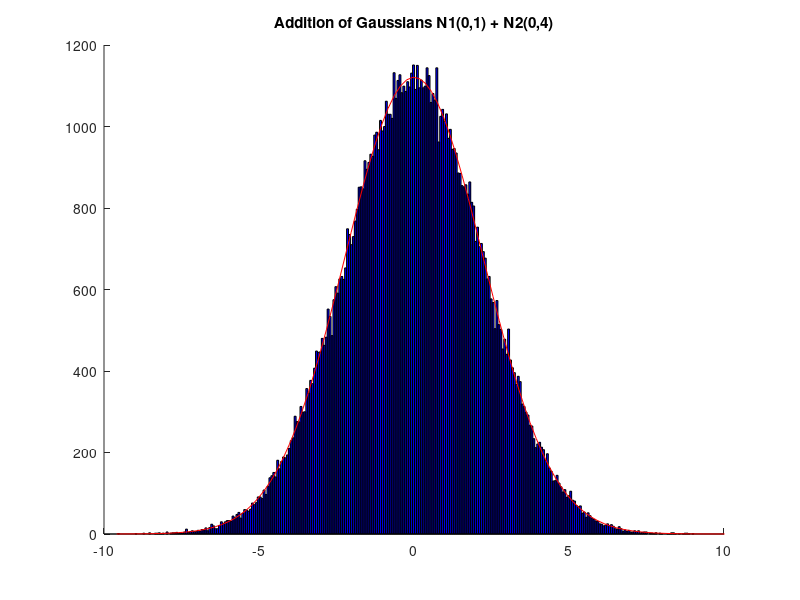
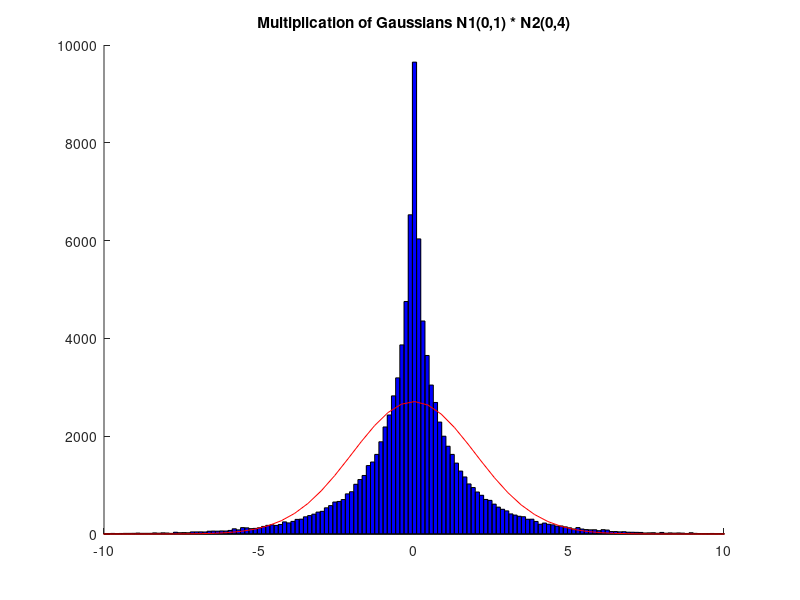
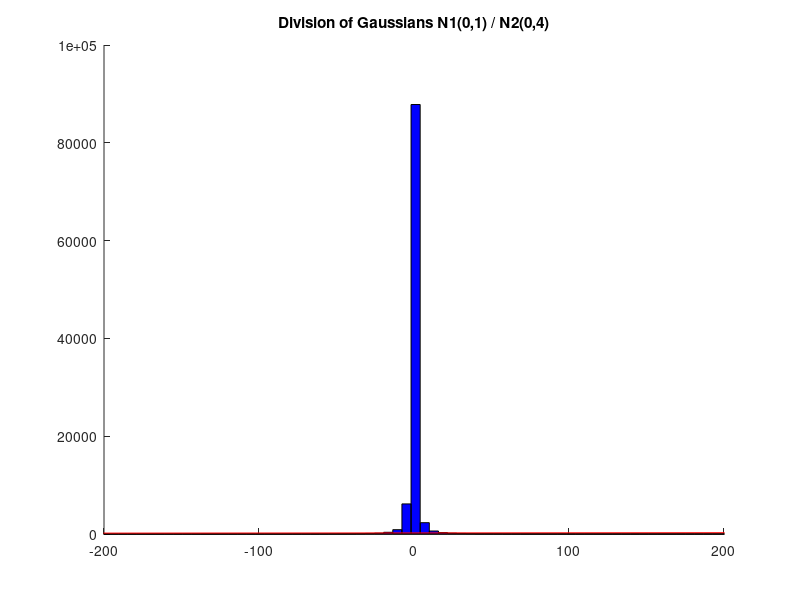

Recreate these plots in MATLAB, in order.
%% Gaussian Math
% Test addition, multiplication and division of Gaussians to see if result
% is still Gaussian, by sampling excessively and performing computations on
% samples, then comparing histograms to Gaussian approximations of final 
% distribution.

% Distribution samples
n = 100000;
x = randn(n,1);
y = 2*randn(n,1);

% Math
z1 = x+y;
z2 = x.*y;
z3 = x./y;

% Histogram fit

figure(1); clf; hold on;
histfit(z1);
xlim([-10 10])
title('Addition of Gaussians N1(0,1) + N2(0,4)')

figure(2); clf; hold on;
histfit(z2);
xlim([-10 10])
title('Multiplication of Gaussians N1(0,1) * N2(0,4)')

figure(3); clf; hold on;
histfit(z3,10000);
xlim([-200 200])
title('Division of Gaussians N1(0,1) / N2(0,4)')
